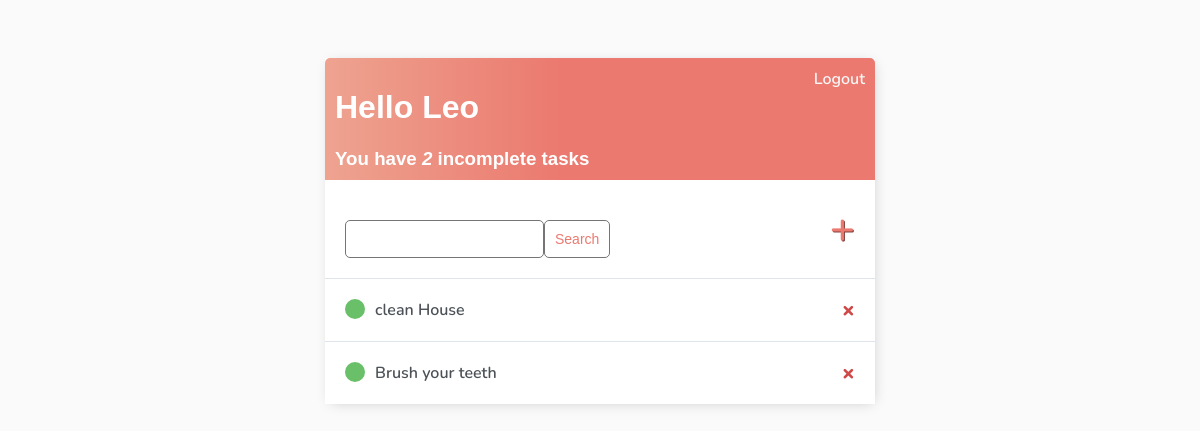
Page / (signed in) on the earlier database version.
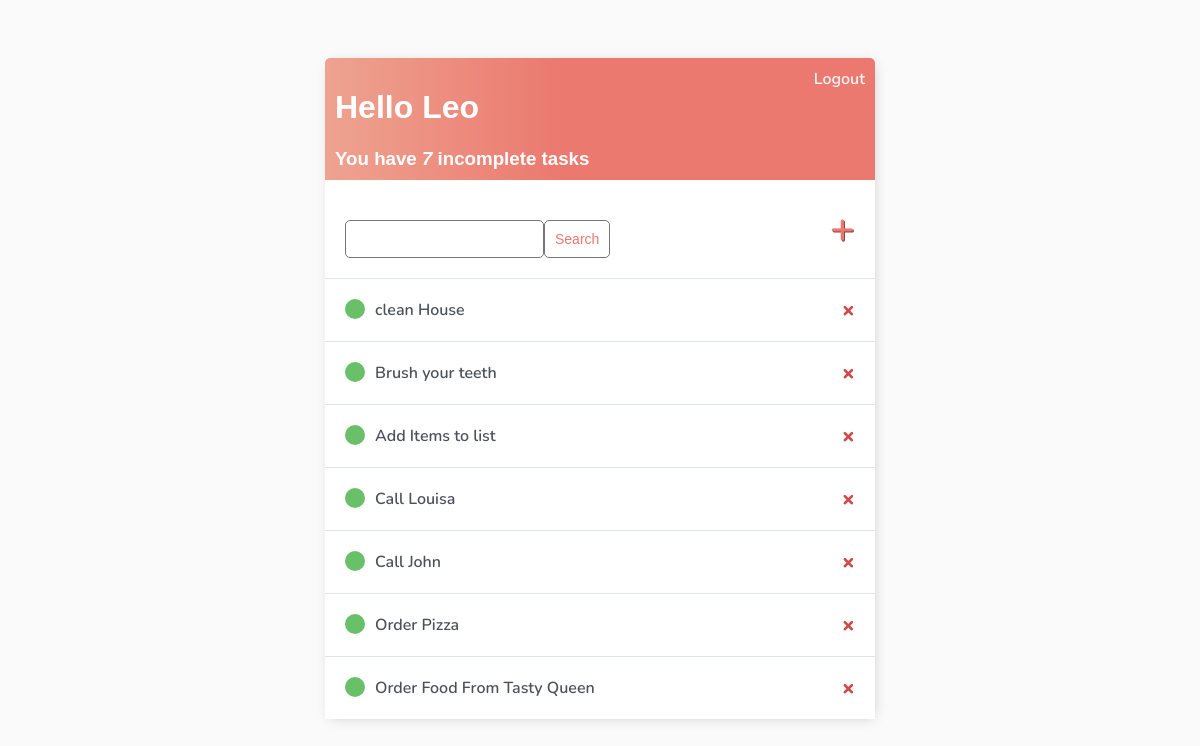
Same page on the later database version.
### base/models.py (models this page shows)
class Task(models.Model):
    user = models.ForeignKey(User, on_delete=models.CASCADE, null=True, blank=True)
    title = models.CharField(max_length=200)
    description = models.TextField(null=True, blank=True)
    complete = models.BooleanField(default=False)
    created = models.DateTimeField(auto_now_add=True)
    def __str__(self) -> str:
        return self.title
    class Meta:
        ordering = ['complete']

### base/views.py (the view)
# urls.py: path('', TaskList.as_view(), name='tasks'),
class TaskList(LoginRequiredMixin, ListView):
    model = Task
    context_object_name = 'tasks'
    def get_context_data(self, **kwargs):
        context =  super().get_context_data(**kwargs)
        context['tasks'] = context['tasks'].filter(user=self.request.user)
        context['count'] = context['tasks'].filter(complete=False).count()
        search_input = self.request.GET.get('search-area') or ""
        if search_input:
            context['tasks'] = context['tasks'].filter(title__startswith=search_input)
        context['search_input'] = search_input
        return context

### base/templates/base/task_list.html
{% extends 'base/main.html' %}
{% block content %}
<div class="header-bar">
    <div>
        <h1> Hello {{request.user | title}}</h1>
        <h3 style="margin:0"> You have <i>{{count}}</i> incomplete task{{ count|pluralize:"s" }}</h3>
    </div>
    {% if request.user.is_authenticated %}
    <a href="{% url 'logout' %}"> Logout </a>
    {% else %}
    <a href="{% url 'login' %}"> Login </a>
    {% endif %}
</div>
<div id="search-add-wrapper">
    <form method="GET" style="margin-top: 20px;display: flex;">
        <input type='text' name="search-area" value={{search_input}}>
        <input class="button" type="submit" value="Search">
    </form>
    <a id="add-link" href="{% url 'task-create' %}">&#x2b;</a>
</div>
<div class="task-items-wrapper">
    {% for task in tasks %}
        <div class="task-wrapper">
            {% if task.complete %}
            <div class="task-title">
                <div class="task-complete-icon"></div>
                <i><s><a href="{% url 'task-update' task.id %}"> {{task}}</a></s></i>
            </div>
            {% else %}
            <div class="task-title">
                <div class="task-complete-icon"></div>
                <a href="{% url 'task-update' task.id %}"> {{task}}</a>
            </div>
            {% endif %}
            <a class="delete-link" href="{% url 'task-delete' task.id %}">&#215;</a>
        </div>
    {% empty %}
    <h3>No items in list</h3>
    {% endfor %}
</div>
{% endblock content %}

Differences in the rows shown:
added Task: title "Add Items to list"
added Task: title "Call Louisa"
added Task: title "Call John"
added Task: title "Order Pizza"
added Task: title "Order Food From Tasty Queen"
Other differences:
{{ count }}: "2" → "7"
